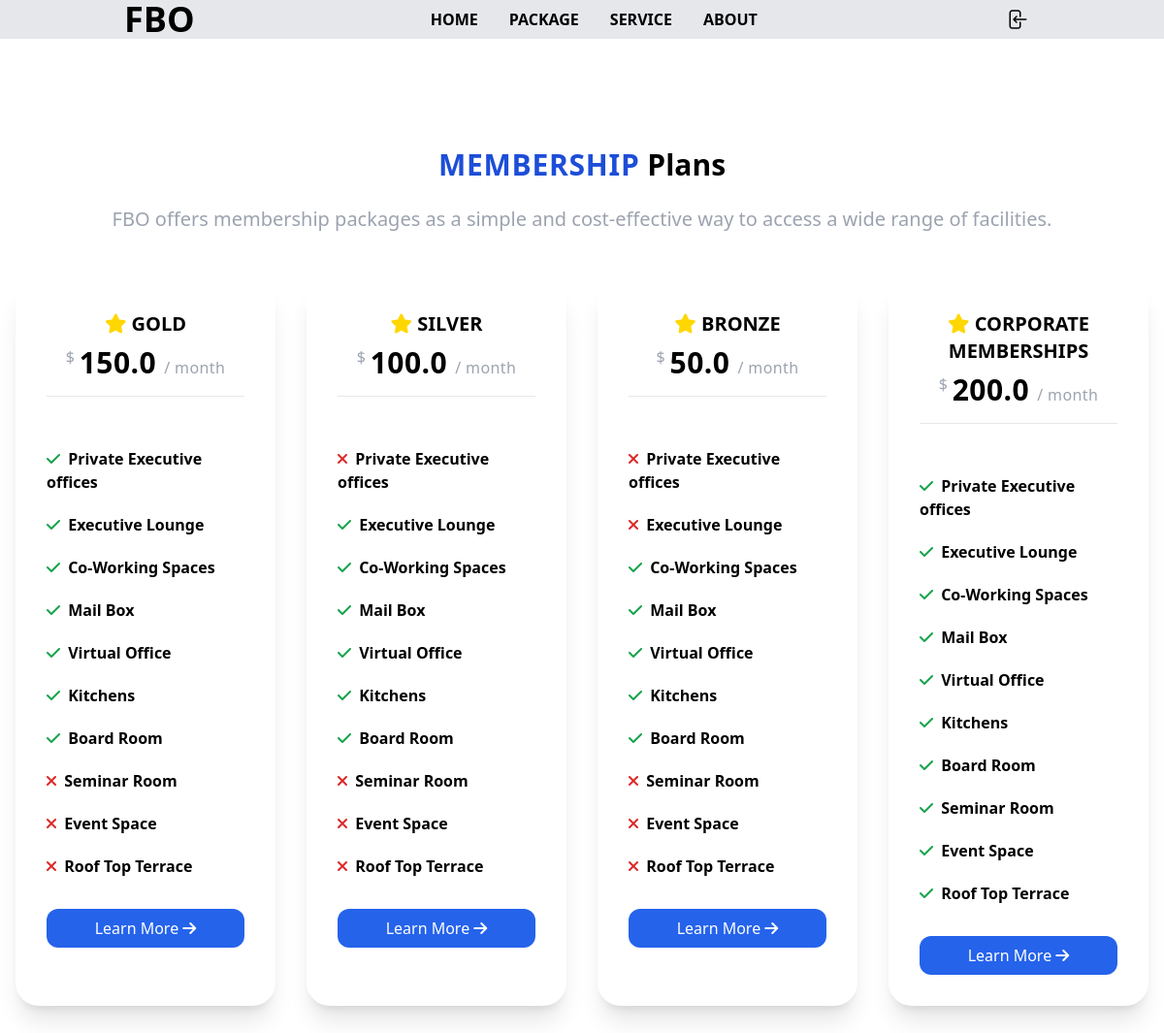
The page / on the database its author committed.
### memberships/models.py (models this page shows, shortened)
class MembershipPlans(models.Model):
    name: str = models.CharField(max_length=100, db_index=True)
    slug: str = models.SlugField(max_length=100, db_index=True, unique=True)
    description: str = models.TextField(null=True, blank=True)
    price: float = models.FloatField(default=0.0)
    access_to_services: Iterable[MembershipServices] = models.ManyToManyField(
        MembershipServices
    )
    created_at: str = models.DateTimeField(auto_now_add=True)
    updated_at: str = models.DateTimeField(auto_now=True)
    class Meta:
        verbose_name: str = "Membership Plan"
        verbose_name_plural: str = "Membership Plans"
        ordering: List[str] = ["created_at"]

class MembershipServices(models.Model):
    name: str = models.CharField(max_length=100, db_index=True)
    slug: str = models.SlugField(max_length=100, db_index=True, unique=True)
    description: str = models.TextField(null=True, blank=True)
    created_at: str = models.DateTimeField(auto_now_add=True)
    updated_at: str = models.DateTimeField(auto_now=True)
    class Meta:
        verbose_name = "Membership Service"
        verbose_name_plural = "Membership Services"
        ordering = ["id"]

### memberships/views/home.py (the view)
# urls.py: path("", HomeView.as_view(), name="home"),
class HomeView(ListView):
    template_name = "memberships/home.html"
    model = MembershipPlans
    context_object_name = "membershipPlans"
    def get_context_data(self, **kwargs):
        context = super().get_context_data(**kwargs)
        membershipServices = MembershipServices.objects.all()
        context["title"] = "Home"
        context["membershipServices"] = membershipServices
        return context

### templates/memberships/home.html (shortened to what this page needs)
{% extends "memberships_base.html" %}  {% block contentBody %}
<div class="min-h-screen flex justify-center items-center pt-8">
    <div class="max-w-screen-xl w-full">
        <div class="text-center font-semibold">
            <h1 class="text-3xl">
                <span class="text-blue-700 tracking-wide">MEMBERSHIP</span>
                <span>Plans</span>
            </h1>
            <p class="pt-6 text-xl text-gray-400 font-normal w-full px-8 md:w-full">
                FBO offers membership packages as a simple and cost-effective way to access a wide range of
                facilities.
            </p>
        </div>
        <div class=" grid grid-cols-1 lg:grid-cols-4 md:grid-cols-2 md:gap-8 gap-4 mt-12 ml-4 mr-4">
            {% for membership in membershipPlans %}
            <div class="bg-white text-center rounded-3xl shadow-xl p-8">
                <h1 class="text-black font-semibold text-xl"><i class="fas fa-star" style="color: gold;"></i> {{ membership.name|upper }} </h1>
                <p class="pt-2 tracking-wide">
                    <span class="text-gray-400 align-top">$ </span>
                    <span class="text-3xl font-semibold">
                        {{ membership.price }}
                    </span>
                    <span class="text-gray-400 font-medium">/ month</span>
                </p>
                <hr class="mt-4 border-1">
                <div class="pt-8">
                    {% for service in membershipServices %}
                    {% if service not in membership.access_to_services.all %}
                    <p class="font-semibold text-black text-left pt-5">
                        <i class="fa-solid fa-xmark text-red-600"></i>
                        <span class="pl-1">
                            {{ service.name }}
                        </span>
                    </p>
                    {% else %}
                    <p class="font-semibold text-black text-left pt-5">
                        <i class="fa-solid fa-check text-green-600"></i>
                        <span class="pl-1">
                            {{ service.name }}
                        </span>
                    </p>
                    {% endif %}
                    {% endfor %}
                </div>
                <a href="{% url 'memberships:plan_detail' slug=membership.slug %}"  class="block w-full py-2 bg-blue-600 mt-8 rounded-xl text-white font-medium">Learn More <i class="fa-solid fa-arrow-right"></i></a>
            </div>
            {% endfor %}
        </div>
    </div>
</div>
{% endblock %}

### rows shown on the page
MembershipPlans: name "GOLD", price "150.0"
MembershipServices: name "Private Executive offices"
MembershipServices: name "Executive Lounge"
MembershipServices: name "Co-Working Spaces"
MembershipServices: name "Mail Box"
MembershipServices: name "Virtual Office"
MembershipServices: name "Kitchens"
MembershipServices: name "Board Room"
MembershipServices: name "Seminar Room"
MembershipServices: name "Event Space"
MembershipServices: name "Roof Top Terrace"
MembershipPlans: name "SILVER", price "100.0"
MembershipPlans: name "BRONZE", price "50.0"
MembershipPlans: name "CORPORATE MEMBERSHIPS", price "200.0"
